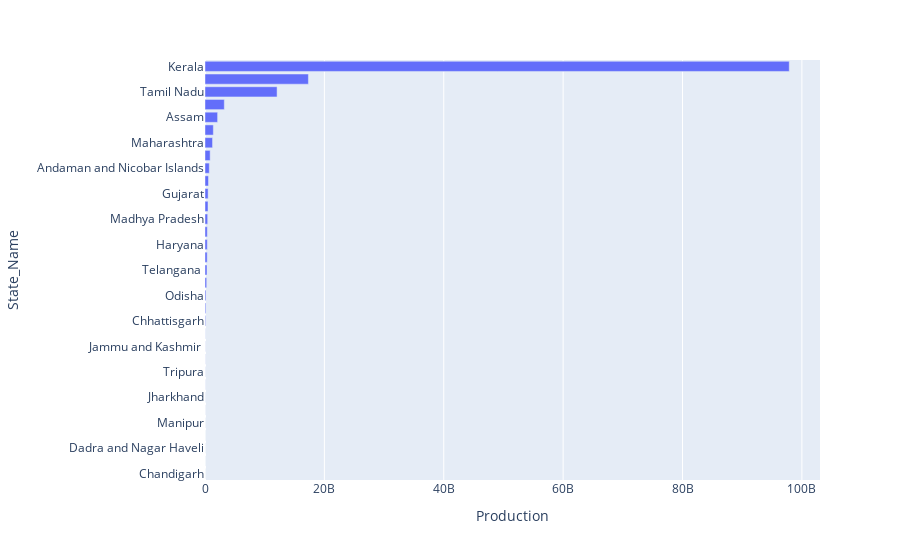

Notebook code cell kept with this figure:
### Markdown cell above
#### Checking for Correlation between variables

### Code cell
# State-Wise Production:
pro = data.groupby(by='State_Name')['Production'].sum().reset_index().sort_values(by='Production')
px.bar(pro, y = 'State_Name', x = 'Production',orientation= 'h')

### Figure 1 — Plotly figure (JSON) as saved in the notebook; plotly's stock layout.template omitted (floating-point values rounded to 4 significant figures)
{"data": [{"alignmentgroup": "True", "hovertemplate": "Production=%{x}<br>State_Name=%{y}<extra></extra>", "legendgroup": "", "marker": {"color": "#636efa", "pattern": {"shape": ""}}, "name": "", "offsetgroup": "", "orientation": "h", "showlegend": false, "textposition": "auto", "type": "bar", "x": [63960.0, 1662000.0, 1847871, 2435735, 5230917, 6824000.0, 10780000.0, 12112496, 12522917, 12765950, 13290000.0, 17810000.0, 101000000.0, 132177355, 160900000.0, 281300000.0, 335147930, 366500000.0, 381273890, 384724502, 448800000.0, 505800000.0, 524291337, 586385001, 718200000.0, 863400000.0, 1264000000.0, 1398000000.0, 2111751759, 3234000000.0, 12080000000.0, 17324590296, 97880000000.0], "xaxis": "x", "y": ["Chandigarh", "Mizoram", "Dadra and Nagar Haveli", "Sikkim", "Manipur", "Arunachal Pradesh", "Jharkhand", "Meghalaya", "Tripura", "Nagaland", "Jammu and Kashmir ", "Himachal Pradesh", "Chhattisgarh", "Uttarakhand", "Odisha", "Rajasthan", "Telangana ", "Bihar", "Haryana", "Puducherry", "Madhya Pradesh", "Goa", "Gujarat", "Punjab", "Andaman and Nicobar Islands", "Karnataka", "Maharashtra", "West Bengal", "Assam", "Uttar Pradesh", "Tamil Nadu", "Andhra Pradesh", "Kerala"], "yaxis": "y"}], "layout": {"barmode": "relative", "legend": {"tracegroupgap": 0}, "margin": {"t": 60}, "xaxis": {"anchor": "y", "domain": [0, 1], "title": {"text": "Production"}}, "yaxis": {"anchor": "x", "domain": [0, 1], "title": {"text": "State_Name"}}}}
